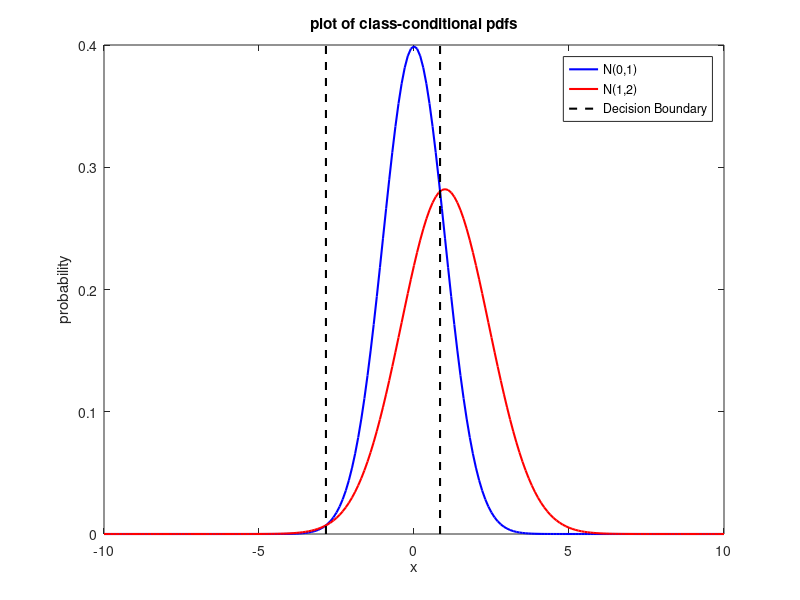
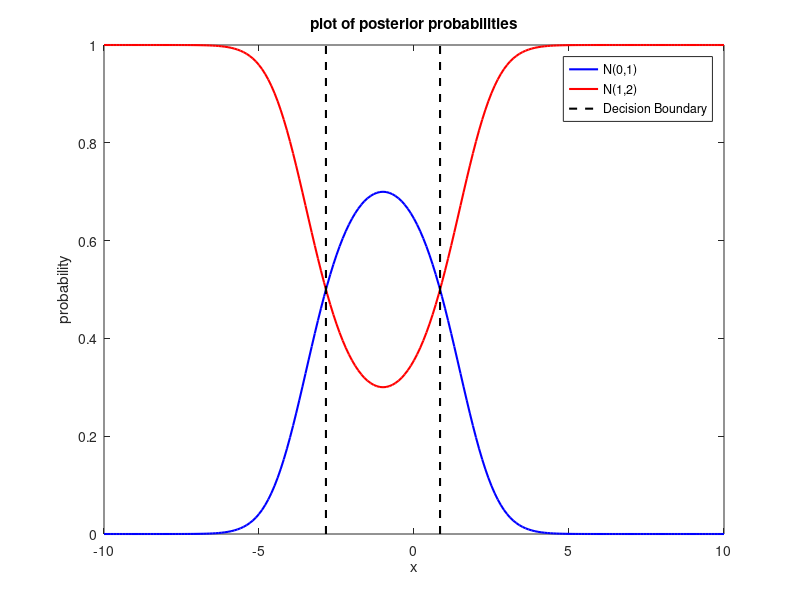

These figures' MATLAB source, in order:
% EECE5644 HW1 Question 4_2
clear all, close all

% parameters
mu = 1;
sigma = sqrt(2);

% likelihood
x = -10:.1:10;
pdf1 = normpdf(x,0,1);
pdf2 = normpdf(x,mu,sigma);

% boundary
b1 = (mu+sigma*sqrt(mu^2+2*log(sigma)*(sigma^2-1)))/(1-sigma^2);
b2 = (mu-sigma*sqrt(mu^2+2*log(sigma)*(sigma^2-1)))/(1-sigma^2);

% posterior
post1 = pdf1./(pdf1+pdf2);
post2 = pdf2./(pdf1+pdf2);

% plot
figure(1)
plot(x,pdf1,'-b','LineWidth',1.5)
hold on
plot(x,pdf2,'-r','LineWidth',1.5)
line([b1 b1], get(gca, 'ylim'),'Color','black','LineStyle','--','LineWidth',1.5);
line([b2 b2], get(gca, 'ylim'),'Color','black','LineStyle','--','LineWidth',1.5);
xlabel('x')
ylabel('probability')
title('plot of class-conditional pdfs')
legend('N(0,1)','N(1,2)','Decision Boundary')
hold off

figure(2)
plot(x,post1,'-b','LineWidth',1.5)
hold on
plot(x,post2,'-r','LineWidth',1.5)
line([b1 b1], get(gca, 'ylim'),'Color','black','LineStyle','--','LineWidth',1.5);
line([b2 b2], get(gca, 'ylim'),'Color','black','LineStyle','--','LineWidth',1.5);
xlabel('x')
ylabel('probability')
title('plot of posterior probabilities')
legend('N(0,1)','N(1,2)','Decision Boundary')
hold off

% probability error
p = normcdf(b2,mu,sigma)-normcdf(b1,mu,sigma)+normcdf(b1,0,1)+1-normcdf(b2,0,1);